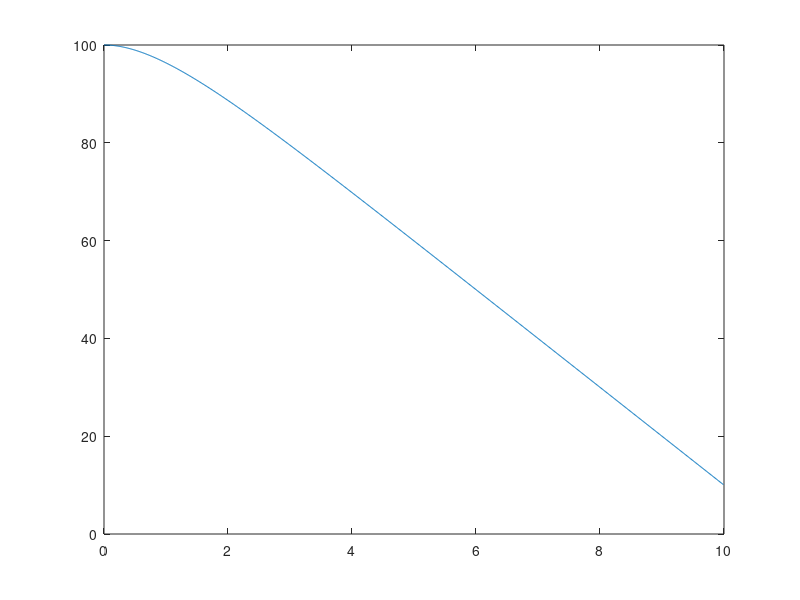
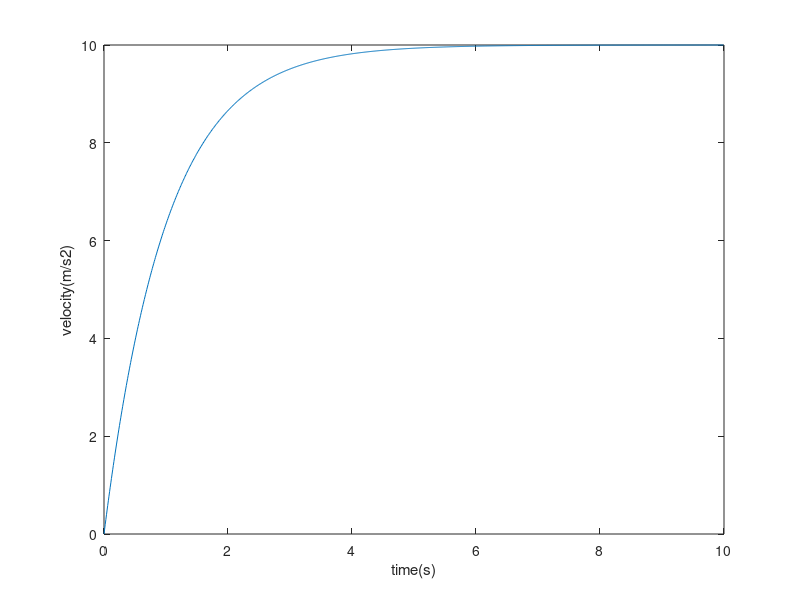

MATLAB code to generate these figures, in order:
% Parachute falling

clc;
clear;
clear all;
close all;

% Necessary variables

t_start = 0;                        % Starting time of the simulation
t_end = 10;                         % End time of the simulation
dt = 0.01;                          % Step size for the simulation

num_points = (t_end - t_start)/dt;  % Total number of points for the simulation
T = zeros(num_points,1);            % Time array
H = zeros(num_points,1);            % Position of the ball
V = zeros(num_points,1);            % Velocity of the ball
H(1)=100;                           % Initial height of 100m

% Simulation loop

for step=1:num_points-1
        H(step+1) = H(step) - V(step)*dt;
        V(step+1) = V(step) + (10-V(step))*dt;
        T(step+1) = T(step) + dt;
        if(H(step+1) < 0)
            break;
       end
end

plot(T,H);
figure();
plot(T,V);
ylabel('velocity(m/s2)');
xlabel('time(s)');